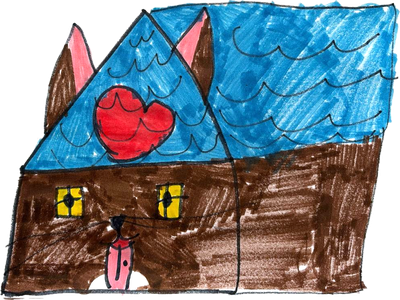
#> input picture assets/domcek.png, 400 x 300 px, given in place of mario.jpg, which was not available; the run also reads 2 pictures not shown here
$ python spracuj_kresby.py
#> lines starting #> are read from the running program, lines starting #| are printed output that depends on the picture; after the words box and inside, x2 and y2 are one past the last pixel; in counts of white or black regions, pixels touching at a corner belong together
"""Spracuje odfotené kresby (kresby/*.jpg) na herné sprity s priehľadným pozadím (assets/*.png).

Použitie:  python tools/spracuj_kresby.py
Potrebuje: pip install pillow numpy scipy
"""
import json
from pathlib import Path

import numpy as np
from PIL import Image
from scipy import ndimage as ndi

ROOT = Path(__file__).resolve().parent.parent
SRC = ROOT / "kresby"
OUT = ROOT / "assets"
OUT.mkdir(exist_ok=True)

# meno: (zdroj, orezanie (l,t,r,b) alebo None, max rozmer výstupu, zelené fľaky = pozadie)
SPRITES = {
    "hrac":        ("mario.jpg", None, 360, False),
    "hrac_foto":   ("mario_vlastna_foto.jpg", (30, 20, 1272, 938), 360, False),
    "macka":       ("macka.jpg", None, 420, True),
    "hrib":        ("hrib.jpg", (0, 0, 1280, 940), 260, False),
    "korytnacka":  ("korytnacka.jpg", None, 300, False),
}

# Oblasť tváre na kresbe bez tváre (v súradniciach pôvodnej fotky)
FACE_RECT_SRC = (470, 190, 955, 475)


def process(name, src, crop, max_dim, green_is_bg):
#> called with name = 'hrac', src = 'mario.jpg', max_dim = 360, green_is_bg = False
    im = Image.open(SRC / src).convert("RGB")
    if crop:
        im = im.crop(crop)
    a = np.asarray(im).astype(np.float32) / 255.0
    r, g, b = a[..., 0], a[..., 1], a[..., 2]
    mx, mn = a.max(-1), a.min(-1)
    sat = np.where(mx > 0, (mx - mn) / np.maximum(mx, 1e-6), 0)
    lum = 0.299 * r + 0.587 * g + 0.114 * b

    # lokálny jas papiera (odstráni ťahy, nechá tiene papiera)
    paper = ndi.grey_closing(lum, size=(41, 41))
    paper = ndi.gaussian_filter(paper, 25)

    bg_like = (lum > paper - 0.13) & (sat < 0.16)
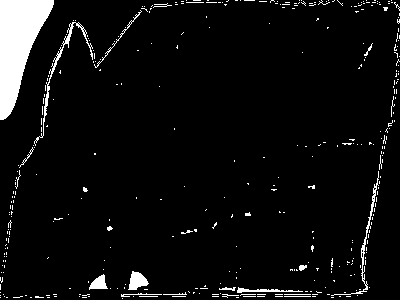
#> bg_like: shape (300, 400) bool; 5.5% white; 370 white regions (348 under 20 px), largest, box (x1, y1, x2, y2) and area: (0, 0, 54, 120) 3546, (34, 22, 93, 146) 423, (331, 171, 379, 296) 310
    if green_is_bg:
        hue_green = (g > r + 0.03) & (g > b + 0.03)
        bg_like |= hue_green & (lum > 0.35)

    # pozadie = to, čo je spojené s okrajom obrázka
    lab, _ = ndi.label(bg_like)
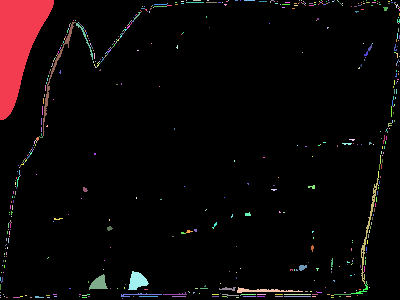
#> lab: shape (300, 400) int32; 579 distinct labels, from 0 to 578; one colour per label, 0 black
    border = np.unique(np.concatenate([lab[0], lab[-1], lab[:, 0], lab[:, -1]]))
#> border = 31 values from 0 to 569
    border = border[border > 0]
#> border = 30 values from 1 to 569
    background = np.isin(lab, border)
#> background: shape (300, 400) bool; 3% white; 30 white regions (29 under 20 px), largest, box (x1, y1, x2, y2) and area: (0, 0, 54, 120) 3546
    fg = ~background

    # odstráni tenké čiary od ceruzky a fľaky: jadro = otvorenie, potom vráti okolie jadra
    core = ndi.binary_opening(fg, structure=np.ones((9, 9)))
#> core: shape (300, 400) bool; 96.9% white; 11 black regions (6 under 20 px), largest, box (x1, y1, x2, y2) and area: (0, 0, 54, 120) 3546, (391, 0, 400, 23) 39, (228, 0, 255, 1) 27, (186, 0, 209, 1) 23, (0, 277, 1, 300) 23
    lab2, n = ndi.label(core)
#> n = 1
    if n:
        sizes = ndi.sum(core, lab2, range(1, n + 1))
#> sizes = [116299]
        keep = np.isin(lab2, 1 + np.where(sizes > 1500)[0])
    else:
        keep = core
    mask = fg & ndi.binary_dilation(keep, iterations=7)
    mask = ndi.binary_fill_holes(mask) if name != "hrac_foto" else mask
    # jemný okraj
    alpha = ndi.gaussian_filter(mask.astype(np.float32), 1.0)

    ys, xs = np.where(mask)
    t, btm, l, rgt = ys.min(), ys.max() + 1, xs.min(), xs.max() + 1
#> t = 0; btm = 300; l = 0; rgt = 400
    rgba = np.dstack([a, alpha])[t:btm, l:rgt]
    out = Image.fromarray((rgba * 255).clip(0, 255).astype(np.uint8), "RGBA")
    scale = max_dim / max(out.size)
#> scale = 0.9
    size = (round(out.width * scale), round(out.height * scale))
#> size = (360, 270)
    out = out.convert("RGBa").resize(size, Image.LANCZOS).convert("RGBA")
#> out: PIL image 360x270 RGBA
    out.save(OUT / f"{name}.png", optimize=True)
    info = {"w": size[0], "h": size[1]}
#> info = {'w': 360, 'h': 270}

    if name == "hrac_foto":
        ox, oy = (crop[0], crop[1]) if crop else (0, 0)
        fx0, fy0, fx1, fy1 = FACE_RECT_SRC
        info["face"] = [
            round((fx0 - ox - l) * scale), round((fy0 - oy - t) * scale),
            round((fx1 - fx0) * scale), round((fy1 - fy0) * scale),
        ]
    print(name, info)
#| hrac {'w': 360, 'h': 270}
    return info


if __name__ == "__main__":
    meta = {k: process(k, *v) for k, v in SPRITES.items()}
#> call 2 of process, with name = 'hrac_foto', src = 'mario_vlastna_foto.jpg', crop = (30, 20, 1272, 938), max_dim = 360, green_is_bg = False
#> in process (call 2), `bg_like = (lum > paper - 0.13) & (sat < 0.16)`: bg_like: shape (918, 1242) bool; 92.2% white; 10 black regions (9 under 20 px), largest, box (x1, y1, x2, y2) and area: (0, 0, 357, 274) 89071
#> in process (call 2), `lab, _ = ndi.label(bg_like)`:
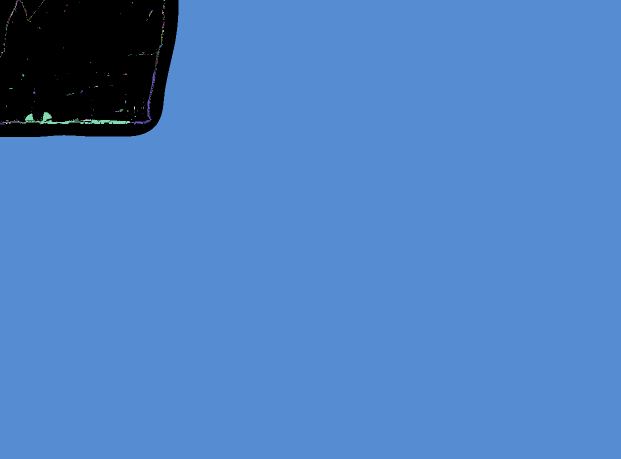
#> lab: shape (918, 1242) int32 (shown at 1/2 size); 251 distinct labels, from 0 to 250; one colour per label, 0 black
#> in process (call 2), `border = np.unique(np.concatenate([lab[0], lab[-1], lab[:, 0], lab[:, ..`: border = [0, 1, 2, 3, 4, 5, 6, 164, 247]
#> in process (call 2), `border = border[border > 0]`: border = [1, 2, 3, 4, 5, 6, 164, 247]
#> in process (call 2), `background = np.isin(lab, border)`:
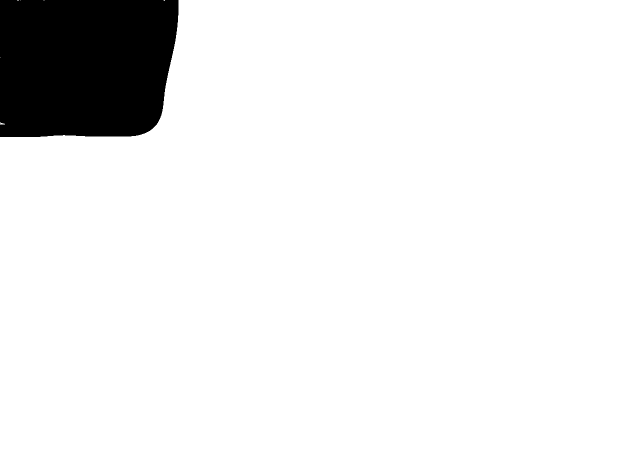
#> background: shape (918, 1242) bool (shown at 1/2 size); 91.9% white; 2 black regions (1 under 20 px), largest, box (x1, y1, x2, y2) and area: (0, 0, 357, 274) 91894
#> in process (call 2), `core = ndi.binary_opening(fg, structure=np.ones((9, 9)))`: core: shape (918, 1242) bool; 8.1% white; 1 white region, box (x1, y1, x2, y2) and area: (0, 0, 357, 274) 91891
#> in process (call 2), `sizes = ndi.sum(core, lab2, range(1, n + 1))`: sizes = [91891]
#> in process (call 2), `t, btm, l, rgt = ys.min(), ys.max() + 1, xs.min(), xs.max() + 1`: btm = 274; rgt = 357
#> in process (call 2), `out = out.convert("RGBa").resize(size, Image.LANCZOS).convert("RGBA")`:
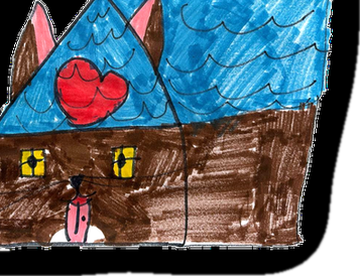
#> out: PIL image 360x276 RGBA; mean R, G, B, A 70.7, 80.1, 87.5, 239.4; transparent parts drawn white
#| hrac_foto {'w': 360, 'h': 276, 'face': [444, 171, 489, 287]}
#> call 3 of process, with name = 'macka', src = 'macka.jpg', max_dim = 420, green_is_bg = True
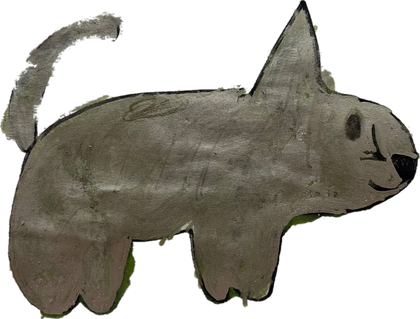
#> input picture assets/macka.png, 420 x 319 px, given in place of macka.jpg, which was not available
#> in process (call 3), `r, g, b = a[..., 0], a[..., 1], a[..., 2]`:
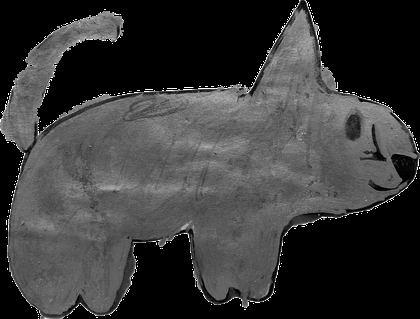
#> r: shape (319, 420) float32; min 0, max 1, mean 0.222
#> in process (call 3), `border = np.unique(np.concatenate([lab[0], lab[-1], lab[:, 0], lab[:, ..`: border = 17 values from 0 to 871
#> in process (call 3), `border = border[border > 0]`: border = [1, 2, 3, 4, 5, 291, 345, 450, 522, 669, 775, 865, 868, 869, 870, 871]
#> in process (call 3), `sizes = ndi.sum(core, lab2, range(1, n + 1))`: sizes = [109390]
#> in process (call 3), `t, btm, l, rgt = ys.min(), ys.max() + 1, xs.min(), xs.max() + 1`: btm = 319; rgt = 420
#| macka {'w': 420, 'h': 319}
#| hrib {'w': 234, 'h': 260}
#| korytnacka {'w': 244, 'h': 300}
    (OUT / "sprites.json").write_text(json.dumps(meta, indent=1), encoding="utf-8")
